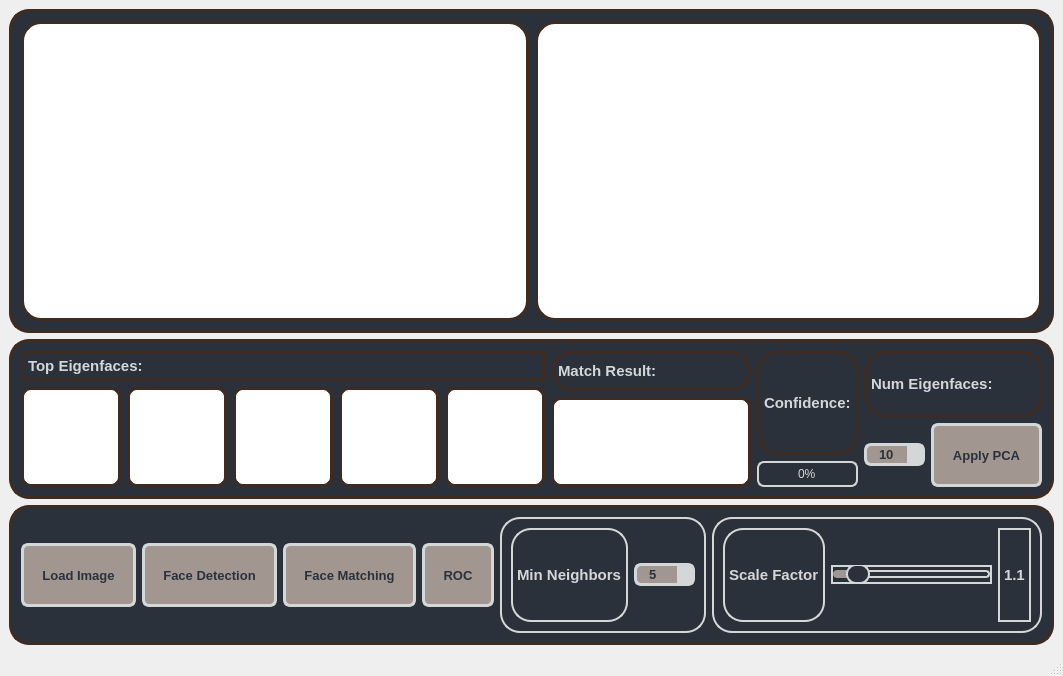
<?xml version="1.0" encoding="UTF-8"?>
<ui version="4.0">
 <class>MainWindow</class>
 <widget class="QMainWindow" name="MainWindow">
  <property name="windowTitle">
   <string>PCA Face Analysis</string>
  </property>
  <widget class="QWidget" name="centralwidget">
   <layout class="QVBoxLayout" name="verticalLayout">
    <item>
     <!-- Main section with input and output images -->
     <widget class="QFrame" name="main_panel">
      <property name="styleSheet">
       <string notr="true">background-color:#2B313B;
border-radius:20px;
border:3px solid #3E2B22;</string>
      </property>
      <layout class="QHBoxLayout" name="horizontalLayout">
       <item>
        <!-- Input Image Display -->
        <widget class="QLabel" name="InputImage">
         <property name="sizePolicy">
          <sizepolicy hsizetype="Expanding" vsizetype="Expanding">
           <horstretch>1</horstretch>
           <verstretch>0</verstretch>
          </sizepolicy>
         </property>
         <property name="minimumSize">
          <size>
           <width>400</width>
           <height>300</height>
          </size>
         </property>
         <property name="styleSheet">
          <string notr="true">background-color:white;
border-radius:20px;</string>
         </property>
        </widget>
       </item>
       <item>
        <!-- Output Image Display (Processed Face) -->
        <widget class="QLabel" name="OutputImage">
         <property name="sizePolicy">
          <sizepolicy hsizetype="Expanding" vsizetype="Expanding">
           <horstretch>1</horstretch>
           <verstretch>0</verstretch>
          </sizepolicy>
         </property>
         <property name="minimumSize">
          <size>
           <width>400</width>
           <height>300</height>
          </size>
         </property>
         <property name="styleSheet">
          <string notr="true">background-color:white;
border-radius:20px;</string>
         </property>
        </widget>
       </item>
      </layout>
     </widget>
    </item>
    <item>
     <!-- Eigenfaces Panel -->
     <widget class="QFrame" name="eigenfaces_panel">
      <property name="sizePolicy">
       <sizepolicy hsizetype="Preferred" vsizetype="Fixed">
        <horstretch>0</horstretch>
        <verstretch>0</verstretch>
       </sizepolicy>
      </property>
      <property name="minimumSize">
       <size>
        <width>0</width>
        <height>160</height>
       </size>
      </property>
      <property name="styleSheet">
       <string notr="true">background-color:#2B313B;
border-radius:20px;
border:3px solid #3E2B22;</string>
      </property>
      <layout class="QHBoxLayout" name="horizontalLayout_2">
       <item>
        <layout class="QVBoxLayout" name="eigenfaces_title_layout">
         <item>
          <!-- Eigenfaces Title Label -->
          <widget class="QLabel" name="eigenfaces_title">
           <property name="styleSheet">
            <string notr="true">background-color:#2B313B;
color:#D4D7D8;
font-size:15px;
font-weight:bold;</string>
           </property>
           <property name="text">
            <string>Top Eigenfaces:</string>
           </property>
          </widget>
         </item>
         <item>
          <layout class="QHBoxLayout" name="eigenfaces_layout">
           <item>
            <!-- Eigenface 1 -->
            <widget class="QLabel" name="eigenface1">
             <property name="minimumSize">
              <size>
               <width>100</width>
               <height>100</height>
              </size>
             </property>
             <property name="styleSheet">
              <string notr="true">background-color:white;
border-radius:10px;</string>
             </property>
            </widget>
           </item>
           <item>
            <!-- Eigenface 2 -->
            <widget class="QLabel" name="eigenface2">
             <property name="minimumSize">
              <size>
               <width>100</width>
               <height>100</height>
              </size>
             </property>
             <property name="styleSheet">
              <string notr="true">background-color:white;
border-radius:10px;</string>
             </property>
            </widget>
           </item>
           <item>
            <!-- Eigenface 3 -->
            <widget class="QLabel" name="eigenface3">
             <property name="minimumSize">
              <size>
               <width>100</width>
               <height>100</height>
              </size>
             </property>
             <property name="styleSheet">
              <string notr="true">background-color:white;
border-radius:10px;</string>
             </property>
            </widget>
           </item>
           <item>
            <!-- Eigenface 4 -->
            <widget class="QLabel" name="eigenface4">
             <property name="minimumSize">
              <size>
               <width>100</width>
               <height>100</height>
              </size>
             </property>
             <property name="styleSheet">
              <string notr="true">background-color:white;
border-radius:10px;</string>
             </property>
            </widget>
           </item>
           <item>
            <!-- Eigenface 5 -->
            <widget class="QLabel" name="eigenface5">
             <property name="minimumSize">
              <size>
               <width>100</width>
               <height>100</height>
              </size>
             </property>
             <property name="styleSheet">
              <string notr="true">background-color:white;
border-radius:10px;</string>
             </property>
            </widget>
           </item>
          </layout>
         </item>
        </layout>
       </item>
       <item>
        <layout class="QVBoxLayout" name="match_result_layout">
         <item>
          <!-- Match Result Label -->
          <widget class="QLabel" name="match_result_label">
           <property name="styleSheet">
            <string notr="true">background-color:#2B313B;
color:#D4D7D8;
font-size:15px;
font-weight:bold;</string>
           </property>
           <property name="text">
            <string>Match Result:</string>
           </property>
          </widget>
         </item>
         <item>
          <!-- Match Result Display -->
          <widget class="QLabel" name="match_result">
           <property name="minimumSize">
            <size>
             <width>200</width>
             <height>90</height>
            </size>
           </property>
           <property name="styleSheet">
            <string notr="true">background-color:white;
border-radius:10px;</string>
           </property>
          </widget>
         </item>
        </layout>
       </item>
       <item>
        <layout class="QVBoxLayout" name="match_confidence_layout">
         <item>
          <!-- Match Confidence Label -->
          <widget class="QLabel" name="match_confidence_label">
           <property name="styleSheet">
            <string notr="true">background-color:#2B313B;
color:#D4D7D8;
font-size:15px;
font-weight:bold;</string>
           </property>
           <property name="text">
            <string>Confidence:</string>
           </property>
          </widget>
         </item>
         <item>
          <!-- Match Confidence Display -->
          <widget class="QProgressBar" name="match_confidence">
           <property name="styleSheet">
            <string notr="true">QProgressBar {
    background-color: #2B313B;
    border-radius: 7px;
    color: #D4D7D8;
    border: 2px solid #D4D7D8;
    text-align: center;
}

QProgressBar::chunk {
    background-color: #A29790;
    border-radius: 5px;
}</string>
           </property>
           <property name="value">
            <number>0</number>
           </property>
          </widget>
         </item>
        </layout>
       </item>
       <item>
        <layout class="QVBoxLayout" name="pca_controls_layout">
         <item>
          <!-- Number of Eigenfaces Label -->
          <widget class="QLabel" name="num_eigenfaces_label">
           <property name="styleSheet">
            <string notr="true">background-color:#2B313B;
color:#D4D7D8;
font-size:15px;
font-weight:bold;</string>
           </property>
           <property name="text">
            <string>Num Eigenfaces:</string>
           </property>
          </widget>
         </item>
         <item>
          <layout class="QHBoxLayout" name="pca_controls_inner">
           <item>
            <!-- Number of Eigenfaces SpinBox -->
            <widget class="QSpinBox" name="num_eigenfaces">
             <property name="styleSheet">
              <string notr="true">QSpinBox {
    background-color: #A29790;
    border-radius: 7px;
    color: #2B313B;
    font-size: 13px;
    font-weight: 700;
    border: 3px solid #D4D7D8;
    letter-spacing: .8px;
    line-height: 20px;
    text-align: center;
    text-transform: uppercase;
    padding: 0 10px;
}

QSpinBox::up-button, QSpinBox::down-button {
    background-color: #D4D7D8;
    border: none;
    width: 15px;
    height: 15px;
}

QSpinBox::up-button:hover, QSpinBox::down-button:hover {
    background-color: #A29790;
}

QSpinBox::up-button:pressed, QSpinBox::down-button:pressed {
    background-color: #2B313B;
}

QSpinBox::up-arrow, QSpinBox::down-arrow {
    color: #000000;
}
</string>
             </property>
             <property name="minimum">
              <number>5</number>
             </property>
             <property name="maximum">
              <number>50</number>
             </property>
             <property name="singleStep">
              <number>5</number>
             </property>
             <property name="value">
              <number>10</number>
             </property>
            </widget>
           </item>
           <item>
            <!-- Apply PCA Button -->
            <widget class="QPushButton" name="apply_pca">
             <property name="styleSheet">
              <string notr="true">QPushButton{
 background-color: #A29790;
 border-radius: 7px;
 color: #2B313B;
 font-size: 13px;
 font-weight: 700;
 border:3px solid #D4D7D8;
 letter-spacing: .8px;
 line-height: 20px;
 text-align: center;
 text-transform: uppercase;
 padding: 14px 18px;
 min-height: 30px;
}


QPushButton:hover{
	
background-color:#998D85;
	}


</string>
             </property>
             <property name="text">
              <string>Apply PCA</string>
             </property>
            </widget>
           </item>
          </layout>
         </item>
        </layout>
       </item>
      </layout>
     </widget>
    </item>
    <item>
     <!-- Control Panel -->
     <widget class="QFrame" name="control_panel">
      <property name="sizePolicy">
       <sizepolicy hsizetype="Preferred" vsizetype="Fixed">
        <horstretch>0</horstretch>
        <verstretch>0</verstretch>
       </sizepolicy>
      </property>
      <property name="minimumSize">
       <size>
        <width>0</width>
        <height>140</height>
       </size>
      </property>
      <property name="styleSheet">
       <string notr="true">background-color:#2B313B;
border-radius:20px;
border:3px solid #3E2B22;</string>
      </property>
      <layout class="QHBoxLayout" name="horizontalLayout_3">
       <item>
        <!-- Load Image Button -->
        <widget class="QPushButton" name="btnLoadImage">
         <property name="styleSheet">
          <string notr="true">QPushButton{
 background-color: #A29790;
 border-radius: 7px;
 color: #2B313B;
 font-size: 13px;
 font-weight: 700;
 border:3px solid #D4D7D8;
 letter-spacing: .8px;
 line-height: 20px;
 text-align: center;
 text-transform: uppercase;
 padding: 14px 18px;
 min-height: 30px;
}


QPushButton:hover{
	
background-color:#998D85;
	}


</string>
         </property>
         <property name="text">
          <string>Load Image</string>
         </property>
        </widget>
       </item>
       <item>
        <!-- Face Detection Button -->
        <widget class="QPushButton" name="btnFaceDetection">
         <property name="styleSheet">
          <string notr="true">QPushButton{
 background-color: #A29790;
 border-radius: 7px;
 color: #2B313B;
 font-size: 13px;
 font-weight: 700;
 border:3px solid #D4D7D8;
 letter-spacing: .8px;
 line-height: 20px;
 text-align: center;
 text-transform: uppercase;
 padding: 14px 18px;
 min-height: 30px;
}


QPushButton:hover{
	
background-color:#998D85;
	}


</string>
         </property>
         <property name="text">
          <string>Face Detection</string>
         </property>
        </widget>
       </item>
       <item>
        <!-- Face Matching Button -->
        <widget class="QPushButton" name="btnFaceMatching">
         <property name="styleSheet">
          <string notr="true">QPushButton{
 background-color: #A29790;
 border-radius: 7px;
 color: #2B313B;
 font-size: 13px;
 font-weight: 700;
 border:3px solid #D4D7D8;
 letter-spacing: .8px;
 line-height: 20px;
 text-align: center;
 text-transform: uppercase;
 padding: 14px 18px;
 min-height: 30px;
}


QPushButton:hover{
	
background-color:#998D85;
	}


</string>
         </property>
         <property name="text">
          <string>Face Matching</string>
         </property>
        </widget>
       </item>
       <item>
        <!-- ROC Button -->
        <widget class="QPushButton" name="btnROC">
         <property name="styleSheet">
          <string notr="true">QPushButton{
 background-color: #A29790;
 border-radius: 7px;
 color: #2B313B;
 font-size: 13px;
 font-weight: 700;
 border:3px solid #D4D7D8;
 letter-spacing: .8px;
 line-height: 20px;
 text-align: center;
 text-transform: uppercase;
 padding: 14px 18px;
 min-height: 30px;
}


QPushButton:hover{
	
background-color:#998D85;
	}


</string>
         </property>
         <property name="text">
          <string>ROC</string>
         </property>
        </widget>
       </item>
       <item>
        <!-- Min Neighbors Panel -->
        <widget class="QFrame" name="min_neighbors_panel">
         <property name="styleSheet">
          <string notr="true">background-color:#2B313B;
border-radius:20px;
border:2px solid #D4D7D8;</string>
         </property>
         <layout class="QHBoxLayout" name="horizontalLayout_4">
          <item>
           <!-- Min Neighbors Label -->
           <widget class="QLabel" name="min_neighbors_label">
            <property name="styleSheet">
             <string notr="true">background-color:#2B313B;
color:#D4D7D8;
font-size:15px;
font-weight:bold;</string>
            </property>
            <property name="text">
             <string>Min Neighbors</string>
            </property>
           </widget>
          </item>
          <item>
           <!-- Min Neighbors SpinBox -->
           <widget class="QSpinBox" name="min_neighbors">
            <property name="styleSheet">
             <string notr="true">QSpinBox {
    background-color: #A29790;
    border-radius: 7px;
    color: #2B313B;
    font-size: 13px;
    font-weight: 700;
    border: 3px solid #D4D7D8;
    letter-spacing: .8px;
    line-height: 20px;
    text-align: center;
    text-transform: uppercase;
    padding: 0 10px; /* Add padding for the text inside the box */
}

QSpinBox::up-button, QSpinBox::down-button {
    background-color: #D4D7D8;
    border: none;
    width: 15px;
    height: 15px;
}

QSpinBox::up-button:hover, QSpinBox::down-button:hover {
    background-color: #A29790;
}

QSpinBox::up-button:pressed, QSpinBox::down-button:pressed {
    background-color: #2B313B;
}

QSpinBox::up-arrow, QSpinBox::down-arrow {
    color: #000000; /* Change arrow color */
}
</string>
            </property>
            <property name="minimum">
             <number>3</number>
            </property>
            <property name="maximum">
             <number>10</number>
            </property>
            <property name="singleStep">
             <number>1</number>
            </property>
            <property name="value">
             <number>5</number>
            </property>
           </widget>
          </item>
         </layout>
        </widget>
       </item>
       <item>
        <!-- Scale Factor Panel -->
        <widget class="QFrame" name="scale_factor_panel">
         <property name="styleSheet">
          <string notr="true">background-color:#2B313B;
border-radius:20px;
border:2px solid #D4D7D8;</string>
         </property>
         <layout class="QHBoxLayout" name="horizontalLayout_5">
          <item>
           <!-- Scale Factor Label -->
           <widget class="QLabel" name="scale_factor_label">
            <property name="styleSheet">
             <string notr="true">background-color:#2B313B;
color:#D4D7D8;
font-size:15px;
font-weight:bold;</string>
            </property>
            <property name="text">
             <string>Scale Factor</string>
            </property>
           </widget>
          </item>
          <item>
           <!-- Scale Factor Slider -->
           <widget class="QSlider" name="scale_factor_slider">
            <property name="styleSheet">
             <string notr="true">QSlider{
	background:#2B313B;
}
QSlider::groove:horizontal {
    height: 8px;
    background: #2B313B; /* Lighter shade of the dark color */
    border-radius: 4px;
}

QSlider::handle:horizontal {
    background:  #2B313B; /* Mid-tone between the dark and lighter colors */
    border: 2px solid #D4D7D8; /* Matches groove */
    width: 20px;
    height: 20px;
    margin: -6px 0;
    border-radius: 10px;
}

QSlider::sub-page:horizontal {
    background: #A29790; /* Matches handle */
    border-radius: 4px;
}

QSlider::add-page:horizontal {
    background: #2B313B; /* Matches groove */
    border:2px solid #D4D7D8;
    border-radius: 4px;
}
</string>
            </property>
            <property name="minimum">
             <number>10</number>
            </property>
            <property name="maximum">
             <number>20</number>
            </property>
            <property name="value">
             <number>11</number>
            </property>
            <property name="orientation">
             <enum>Qt::Horizontal</enum>
            </property>
           </widget>
          </item>
          <item>
           <!-- Scale Factor Value Label -->
           <widget class="QLabel" name="scale_factor_value">
            <property name="styleSheet">
             <string notr="true">background-color:#2B313B;
color:#D4D7D8;
font-size:15px;
font-weight:bold;</string>
            </property>
            <property name="text">
             <string>1.1</string>
            </property>
           </widget>
          </item>
         </layout>
        </widget>
       </item>
      </layout>
     </widget>
    </item>
   </layout>
  </widget>
  <widget class="QStatusBar" name="statusbar"/>
 </widget>
 <resources/>
 <connections/>
</ui>
